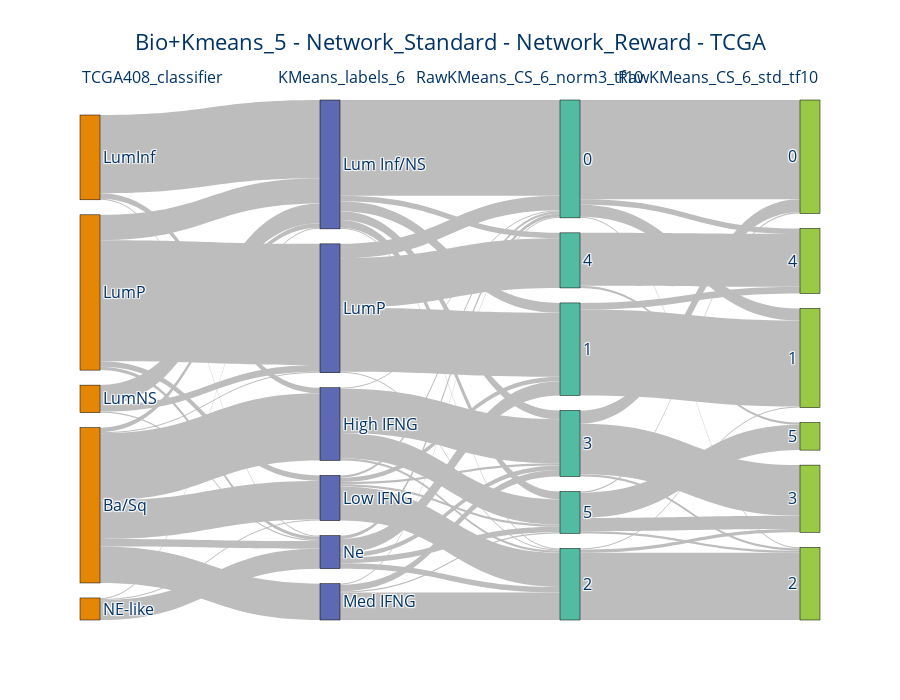

The code cell stored with this chart in its notebook:
### Markdown cell above
## TF 10 norm3 and standard

### Code cell
comb_all_tfs = pd.concat([comb_tf6.drop(columns=vu_output.columns), comb_tf10, comb_tf50.drop(columns=vu_output.columns)], axis=1)
num = 6
cluster_model = "RawKMeans"
reorder_cols = [
    "TCGA408_classifier",
    "KMeans_labels_6",
    "{}_CS_{}_norm3_tf{}".format(cluster_model, num, 10),
    "{}_CS_{}_std_tf{}".format(cluster_model, num, 10),
    # "RawKMeans_CS_6",
    # "KMeans_labels_5",
    # "{}_CS_{}_norm3_tf{}".format(cluster_model, num, 50),
]
# for col in reorder_cols:
#     comb_all_tfs[col] = comb_all_tfs[col].astype(str)
title = "Bio+Kmeans_5 - Network_Standard - Network_Reward - TCGA"
meta, fig = sky.main(df=comb_all_tfs, reorder_cols=reorder_cols, title=title, retMeta=True)
fig.update_layout(height=700)
fig.show()

### Figure 1 — Plotly figure (JSON) as saved in the notebook; plotly's stock layout.template omitted (floating-point values rounded to 4 significant figures)
{"data": [{"arrangement": "perpendicular", "link": {"color": "#bdbdbd", "source": [0, 0, 0, 0, 0, 0, 1, 1, 1, 2, 2, 2, 3, 3, 3, 3, 4, 4, 4, 5, 5, 5, 5, 6, 6, 6, 6, 6, 7, 7, 7, 7, 7, 7, 8, 8, 8, 8, 9, 9, 9, 9, 10, 10, 10, 10, 10, 11, 11, 11, 11, 12, 12, 13, 13, 13, 14, 14, 14, 15, 15, 16, 16, 16, 16], "target": [5, 6, 7, 8, 9, 10, 5, 7, 10, 7, 8, 10, 6, 7, 8, 10, 6, 7, 10, 11, 13, 14, 16, 11, 12, 13, 14, 16, 11, 12, 13, 14, 15, 16, 11, 12, 13, 15, 11, 13, 14, 16, 11, 12, 13, 14, 16, 17, 18, 19, 21, 18, 21, 18, 19, 20, 17, 19, 20, 21, 22, 17, 19, 20, 22], "value": [61, 35, 4, 1, 33, 7, 5, 71, 1, 18, 6, 1, 5, 23, 110, 3, 1, 1, 18, 1, 2, 40, 23, 2, 4, 31, 2, 2, 87, 9, 1, 8, 5, 7, 13, 58, 1, 45, 1, 25, 6, 1, 3, 13, 5, 4, 5, 90, 11, 1, 5, 78, 6, 1, 61, 3, 12, 2, 46, 48, 2, 1, 2, 12, 23]}, "node": {"color": ["rgb(229, 134, 6)", "rgb(229, 134, 6)", "rgb(229, 134, 6)", "rgb(229, 134, 6)", "rgb(229, 134, 6)", "rgb(93, 105, 177)", "rgb(93, 105, 177)", "rgb(93, 105, 177)", "rgb(93, 105, 177)", "rgb(93, 105, 177)", "rgb(93, 105, 177)", "rgb(82, 188, 163)", "rgb(82, 188, 163)", "rgb(82, 188, 163)", "rgb(82, 188, 163)", "rgb(82, 188, 163)", "rgb(82, 188, 163)", "rgb(153, 201, 69)", "rgb(153, 201, 69)", "rgb(153, 201, 69)", "rgb(153, 201, 69)", "rgb(153, 201, 69)", "rgb(153, 201, 69)"], "label": ["Ba/Sq", "LumInf", "LumNS", "LumP", "NE-like", "High IFNG", "Low IFNG", "Lum Inf/NS", "LumP", "Med IFNG", "Ne", 0, 1, 2, 3, 4, 5, 0, 1, 2, 3, 4, 5], "line": {"color": "black", "width": 0.5}, "pad": 15, "thickness": 20}, "type": "sankey"}], "layout": {"annotations": [{"align": "left", "font": {"color": "#003366", "size": 16}, "showarrow": false, "text": "TCGA408_classifier", "x": 0, "xref": "x", "y": 1.07, "yref": "paper"}, {"align": "left", "font": {"color": "#003366", "size": 16}, "showarrow": false, "text": "KMeans_labels_6", "x": 1, "xref": "x", "y": 1.07, "yref": "paper"}, {"align": "left", "font": {"color": "#003366", "size": 16}, "showarrow": false, "text": "RawKMeans_CS_6_norm3_tf10", "x": 2, "xref": "x", "y": 1.07, "yref": "paper"}, {"align": "left", "font": {"color": "#003366", "size": 16}, "showarrow": false, "text": "RawKMeans_CS_6_std_tf10", "x": 3, "xref": "x", "y": 1.07, "yref": "paper"}], "font": {"color": "#003366", "size": 16}, "height": 700, "plot_bgcolor": "rgba(0,0,0,0)", "title": {"text": "Bio+Kmeans_5 - Network_Standard - Network_Reward - TCGA"}, "xaxis": {"showgrid": false, "visible": false, "zeroline": false}, "yaxis": {"showgrid": false, "visible": false, "zeroline": false}}}
